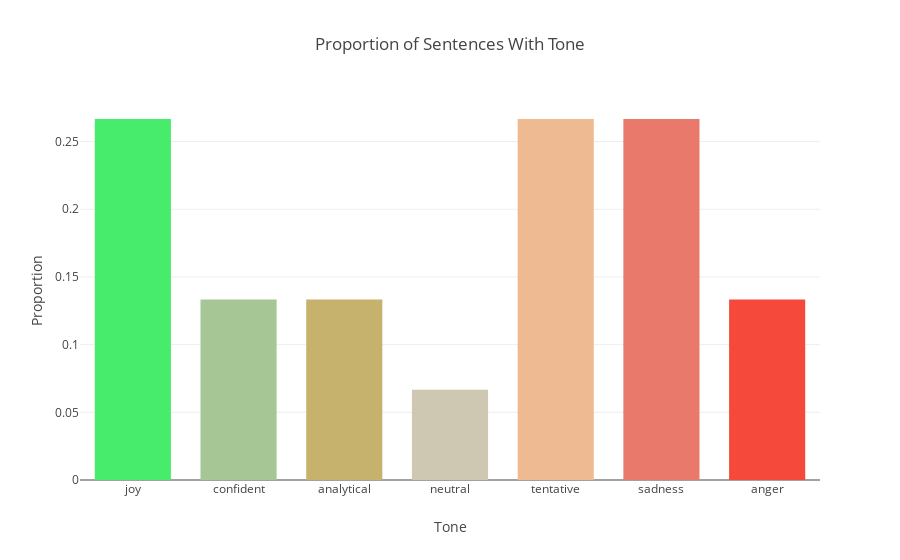

Here is the notebook cell this chart was saved with:
### Code cell
plot_proportion_of_sentences_with_emotion(df3)

### Figure 1 — Plotly figure (JSON) as saved in the notebook; plotly's stock layout.template omitted (floating-point values rounded to 4 significant figures)
{"data": [{"marker": {"color": ["#47EC6C", "#A7C696", "#C6B26D", "#CEC8B2", "#EEBA91", "#E8796B", "#F4493B"]}, "type": "bar", "uid": "b5b9f532-d989-4a3c-ab56-4b4af6e1de47", "x": ["joy", "confident", "analytical", "neutral", "tentative", "sadness", "anger"], "y": [0.2667, 0.1333, 0.1333, 0.06667, 0.2667, 0.2667, 0.1333]}], "layout": {"bargap": 0.2, "bargroupgap": 0.1, "title": "Proportion of Sentences With Tone", "xaxis": {"title": "Tone"}, "yaxis": {"title": "Proportion"}}}
